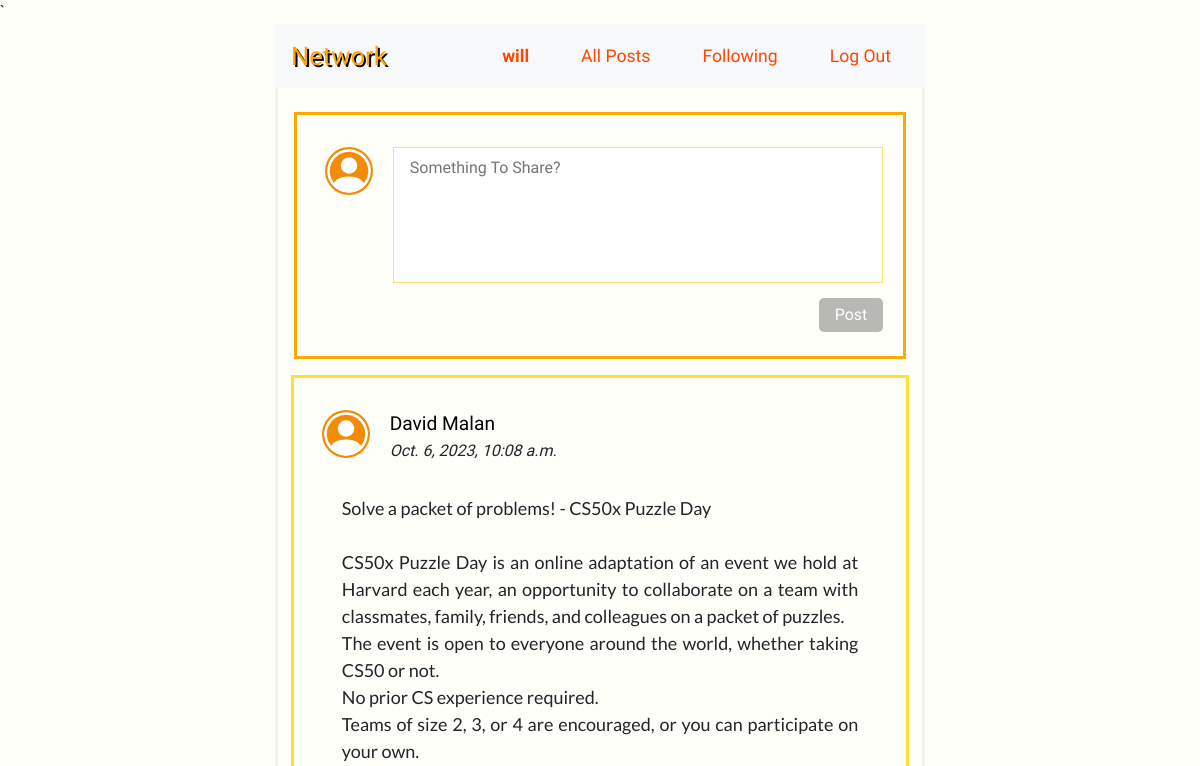
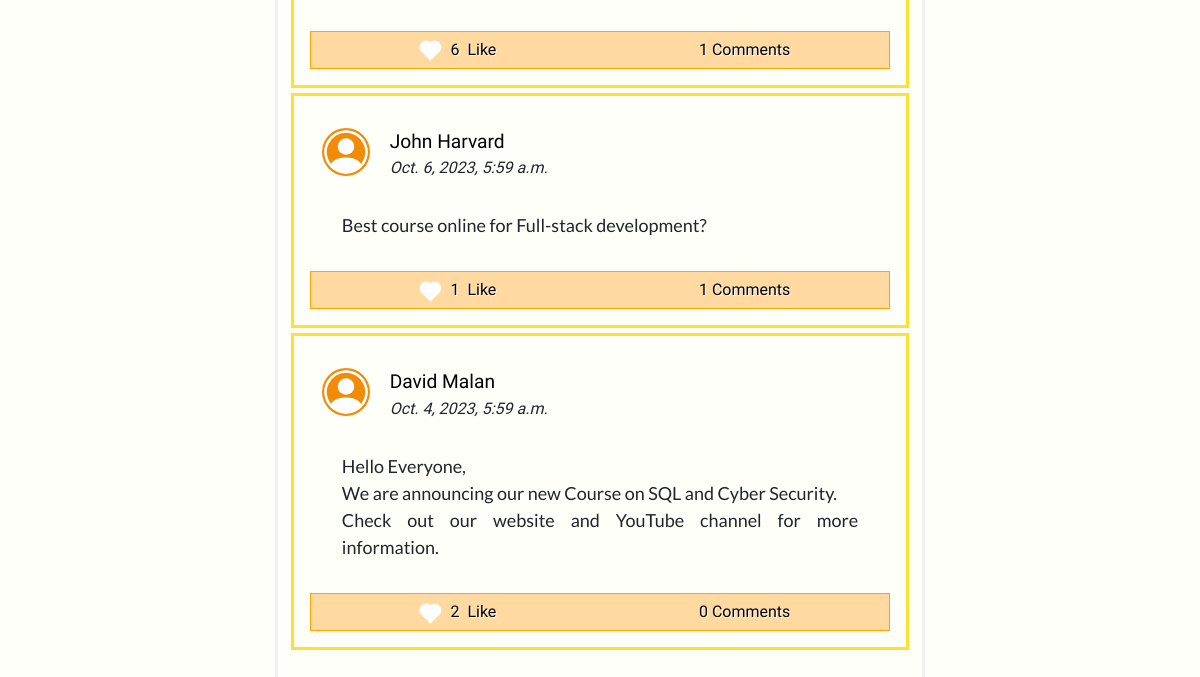
Page /following (signed in) on the earlier database version (2 pictures, top to bottom).
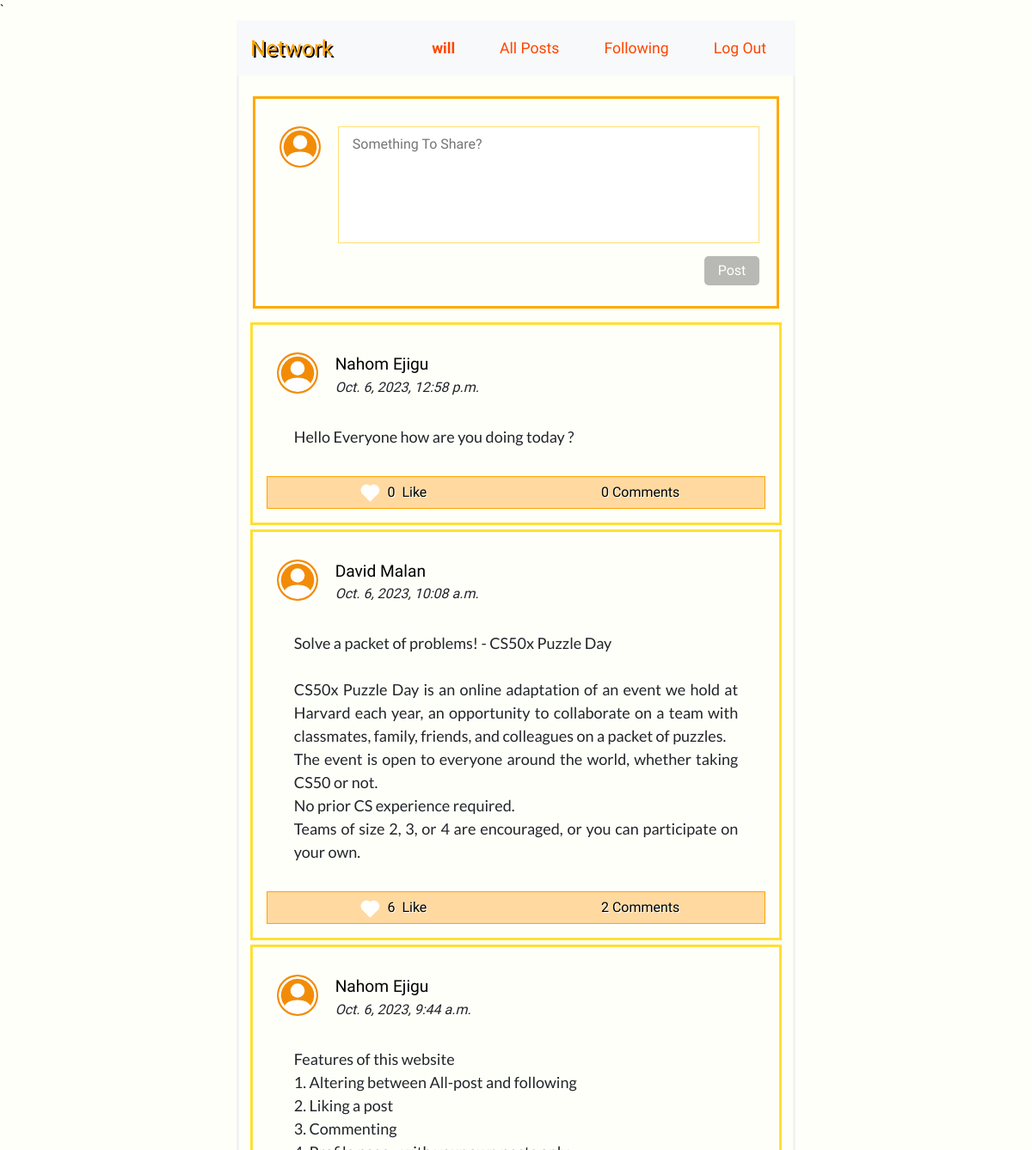
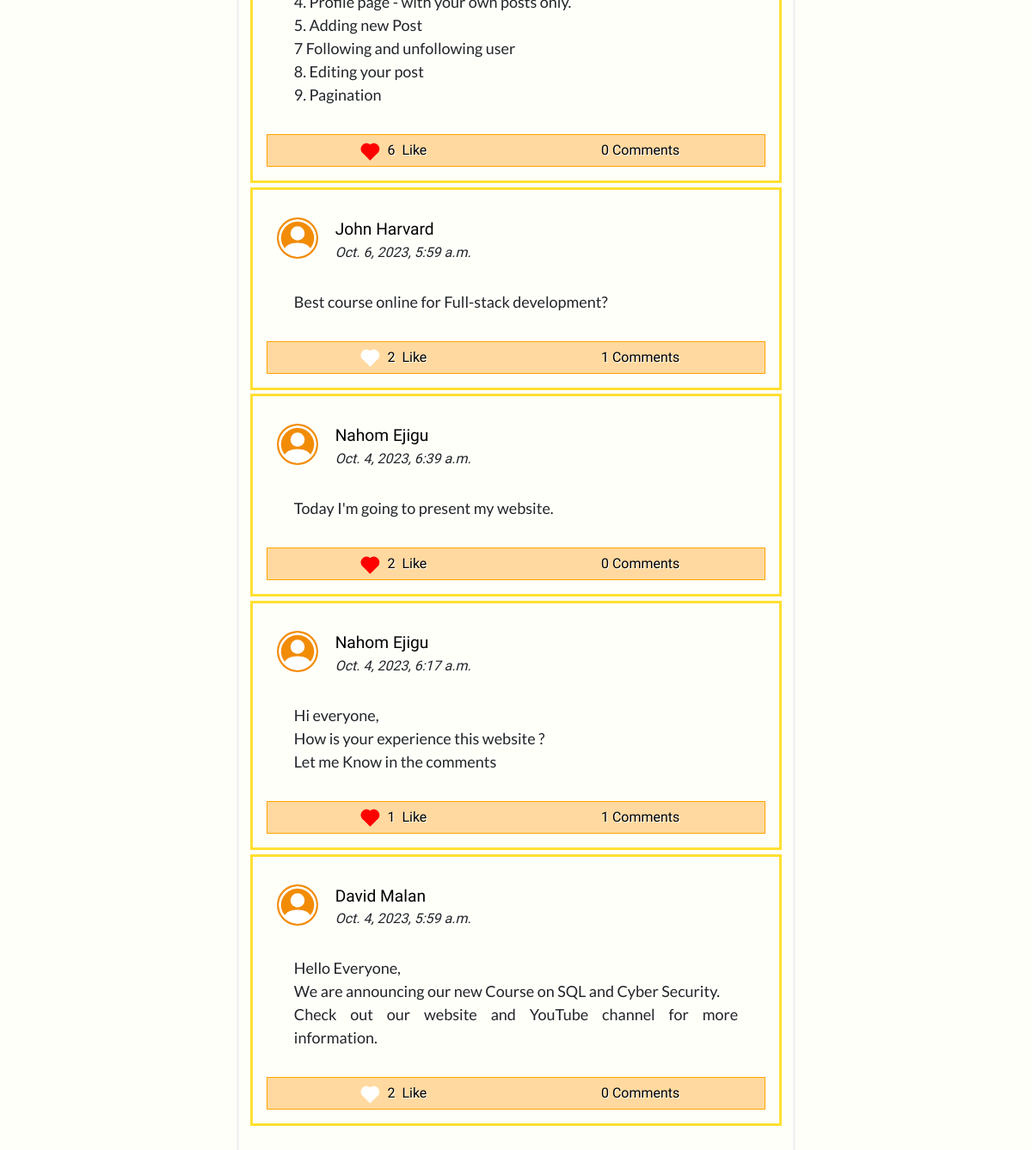
Same page on the later database version (2 pictures, top to bottom).
### network/models.py (models this page shows)
class Post(models.Model):
    user = models.ForeignKey(User, on_delete=models.CASCADE, related_name='poster')
    post = models.TextField()
    date = models.DateTimeField(auto_now_add=True)
    like = models.ManyToManyField(User, blank=True, related_name='like')
    comment = models.ManyToManyField(Comment, blank=True, related_name="post")

class User(AbstractUser):
    followers = models.ManyToManyField("self", blank=True, symmetrical=False, related_name="following")

### network/views.py (the view)
# urls.py: path("following", views.following, name="following"),
@login_required(login_url="/login")
def following(request):
    user = request.user
    follows = user.following.all()
    does_follow = follows.count()
    p = Paginator(Post.objects.filter(user__in=follows).order_by('-date'), 10)
    page = request.GET.get("page")
    posts = p.get_page(page)
    return render(request, "network/index.html", {
        "new_post": NewPost(),
        "posts": posts,
        "user_follow": True,
        "does_follow": does_follow
    })

### network/forms.py
class NewPost(forms.Form):
    post = forms.CharField(widget=forms.Textarea(attrs={"title":"Something To Share", "placeholder":"Something To Share?", "id":"text-post", "rows": "4" }))

### network/templates/network/index.html (shortened to what this page needs)
{% extends "network/layout.html" %}
{% block body %}
{% if user.is_authenticated %}
    <form id="form-post" action="{% url 'addpost' %}" method="post">
        <div class="new-post">
                <div  class="user-icon svg-user">
                </div>
                <div class="post-area">
                    {{ new_post.post }}
                    <div id="submit-post">
                        <input disabled id="input-post" type="submit" value="Post">
                    </div>
                </div>
        </div>
    </form>
{% endif %}
{% endblock %}

### network/templates/network/layout.html (shortened to what this page needs)
{% load static %}
<!DOCTYPE html>
<html lang="en">
    <head>
        <link href="https://cdn.jsdelivr.net/npm/bootstrap@5.3.1/dist/css/bootstrap.min.css" rel="stylesheet">
        <link rel="stylesheet" href="https://stackpath.bootstrapcdn.com/bootstrap/4.4.1/css/bootstrap.min.css">
        <link href="{% static 'network/styles.css' %}" rel="stylesheet">
    </head>
    <body>
        <div class="network" >
        <nav class="navbar navbar-expand-lg navbar-light bg-light">
            <a class="navbar-brand" href="{% url 'index' %}">Network</a>
            <ul class="navbar-nav mr-auto nav-bar-network">
            {% if user.is_authenticated %}
                <li class="nav-item user">
                    <a class="nav-link" href="{% url 'profile_page' user %}"><strong>{{ user.username }}</strong></a>
                </li>
            {% endif %}
            <li class="nav-item">
              <a class="nav-link" href="{% url 'index' %}">All Posts</a>
            </li>
            {% if user.is_authenticated %}
                <li class="nav-item following">
                    <a class="nav-link" href="{% url 'following' %}">Following</a>
                </li>
                <li class="nav-item">
                    <a class="nav-link" href="{% url 'logout' %}">Log Out</a>
                </li>
            {% endif %}
          </ul>
        </nav>
        </div>
        <div class="body">
        <div class="main">
        <div class="middle-everything">
        {% block body %}
        {% endblock %}
            {% for post in posts %}
            <div class="posts">
                <div class="username">
                    <div class="user-icon">
                    </div>
                    <div class="user-username">
                        <a  href="{% url 'profile_page' post.user %}" class="hyper-link-user">{{ post.user.first_name }} {{ post.user.last_name }} </a>
                        <div><i>{{ post.date  }}</i> </div>
                    </div>
                </div>
                <div class="post-content">
                    {{ post.post|linebreaksbr }}
                </div>
                <div class="post-info">
                    <div>
                        <div class="span-like">
                            {% if user in post.like.all %}
                                <div class="liked heart" data-post_id="{{post.id}}" data-liked="True" class="not-liked like" > </div>
                            {% else %}
                                <div class="not-liked heart" data-post_id="{{post.id}}" data-liked="False" class="not-liked like">  </div>
                            {% endif %}
                        </div> &nbsp;<span data-post_id="{{post.id}}" class="like-number numbers"> {{ post.like.all.count }} </span> &nbsp;
                        Like
                    </div>
                    <div class="comments"> <span class="numbers"> {{ post.comment.all.count }}</span>&nbsp;Comments</div>
                </div>
            </div>
            {% endfor %}
        <br>
        </div>
        </div>
        </div>
    </body>
</html>

Differences in the rows shown:
added Post: user.first_name "Nahom", user.last_name "Ejigu", date "Oct. 6, 2023, 12:58 p.m.", post "Hello Everyone how are you doing today ?", like.all.count "0", comment.all.count "0"
computed for Post "Oct. 6, 2023, 10:08 a.m.": comment.all.count "1" → "2"
now on this page (row edited): Post: user.first_name "Nahom", user.last_name "Ejigu", date "Oct. 6, 2023, 9:44 a.m.", post "Features of this website 1. Altering between All-post and following 2. Liking a post 3. Commenting 4. Profile page - with your own posts only. 5. Adding new Post 7 Following and unfollowing user 8. Editing your post 9. Pagination", like.all.count "6", comment.all.count "0"
computed for Post "Best course online for Full-stack development?": like.all.count "1" → "2"
now on this page (row unchanged): Post: user.first_name "Nahom", user.last_name "Ejigu", date "Oct. 4, 2023, 6:39 a.m.", post "Today I'm going to present my website.", like.all.count "2", comment.all.count "0"
now on this page (row unchanged): Post: user.first_name "Nahom", user.last_name "Ejigu", date "Oct. 4, 2023, 6:17 a.m.", post "Hi everyone, How is your experience this website ? Let me Know in the comments", like.all.count "1", comment.all.count "1"
